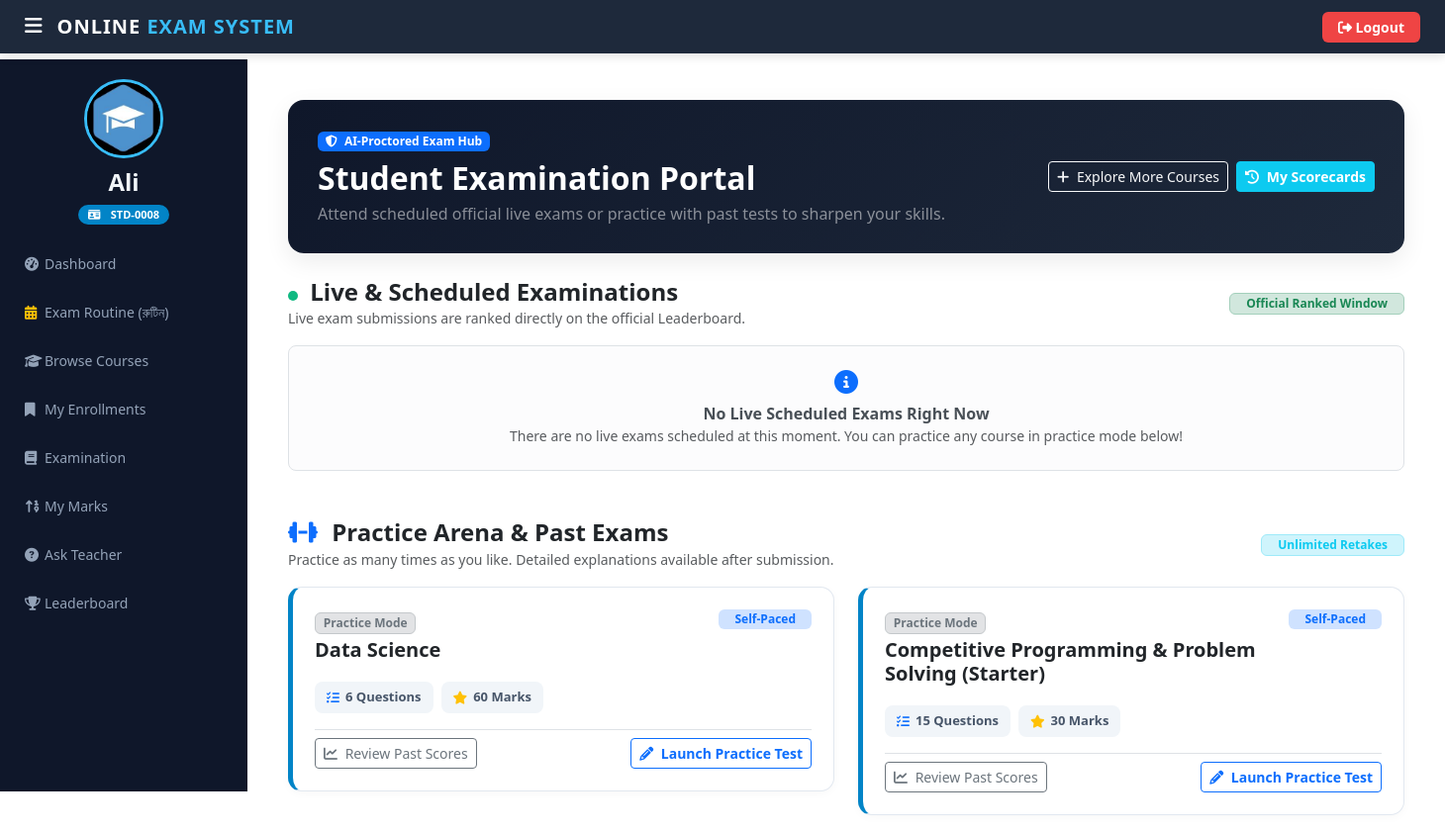
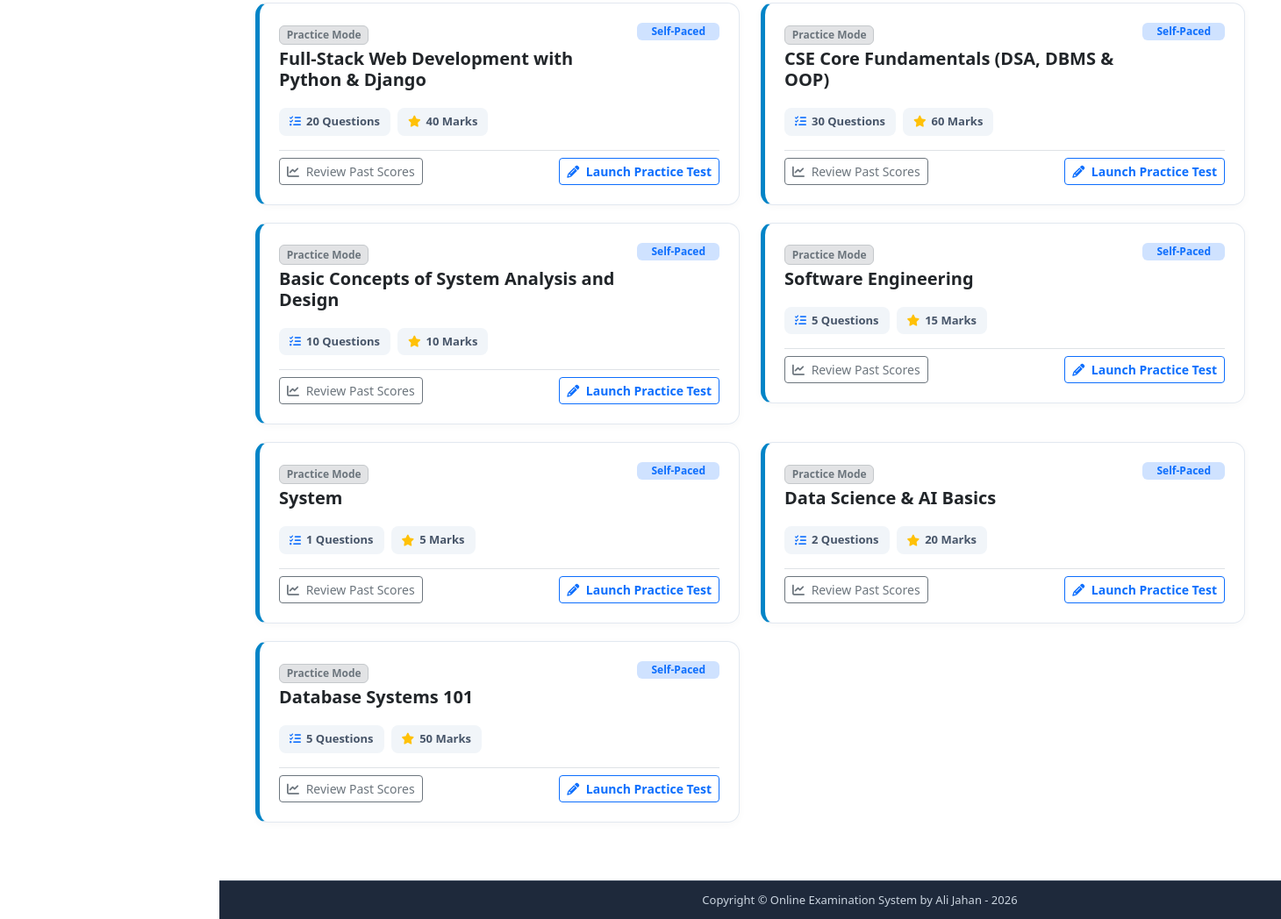
Before: /student/student-exam (signed in) with the older database file (2 pictures, top to bottom).
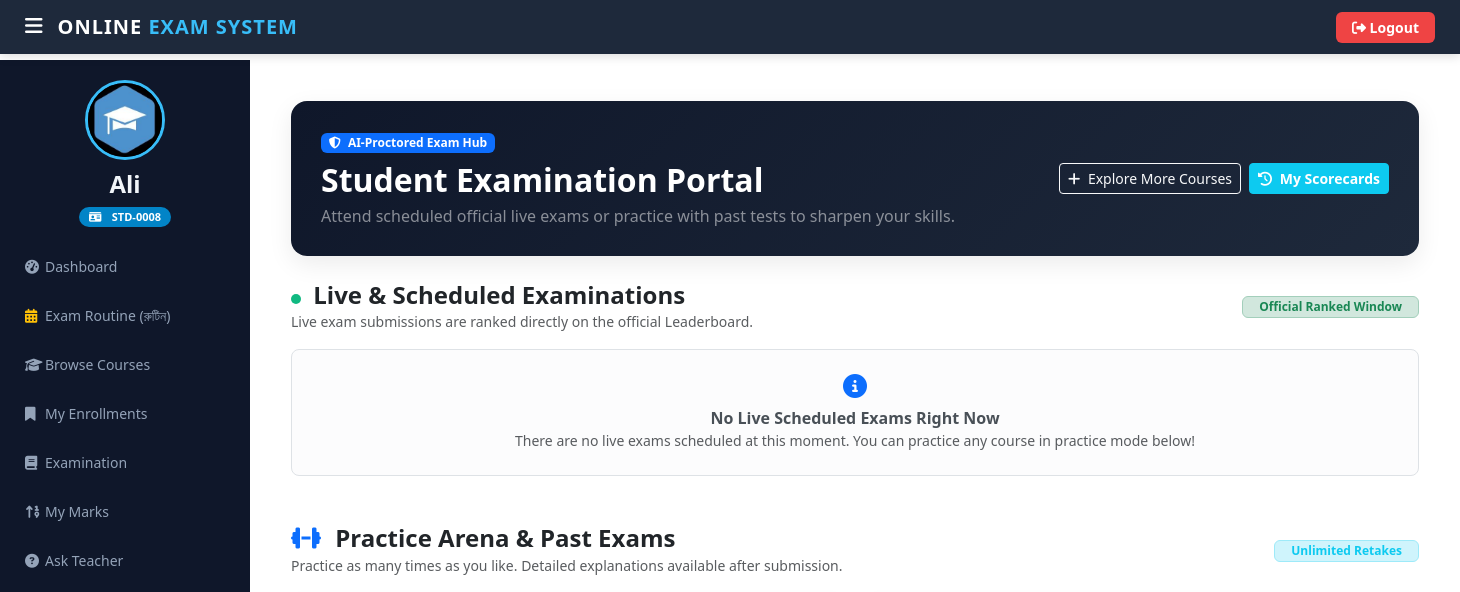
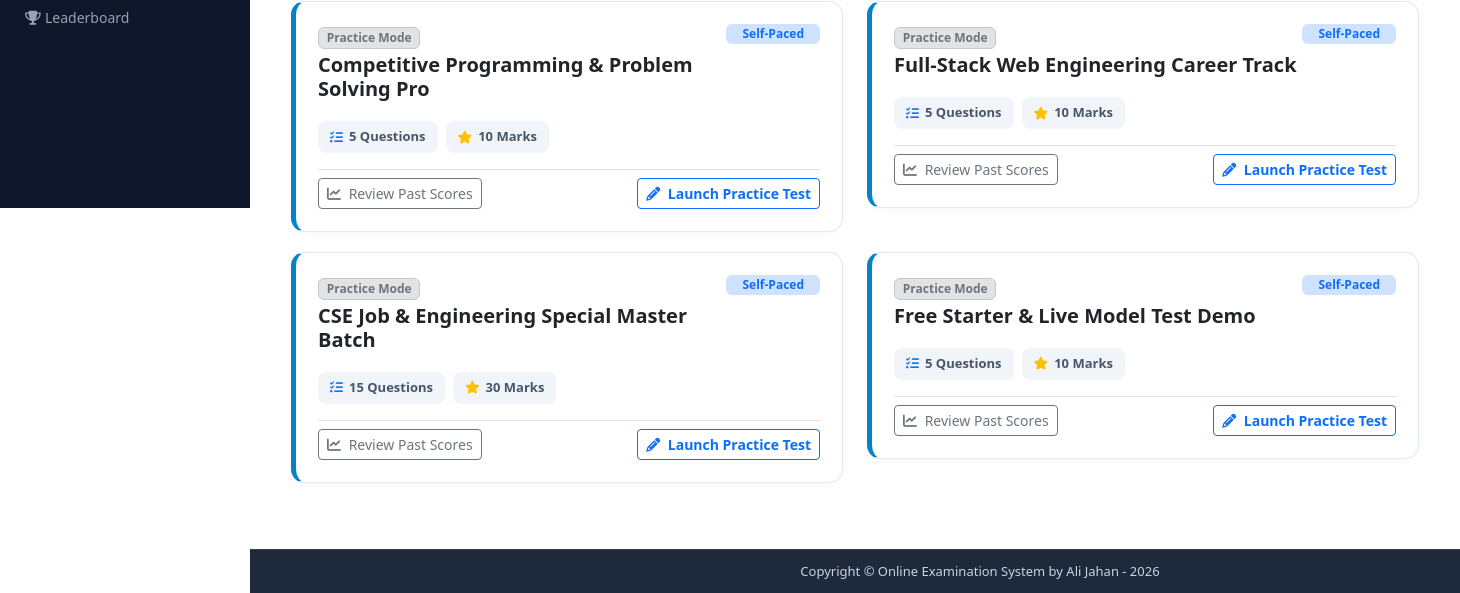
After: the same page with the newer database file (2 pictures, top to bottom).
### student/models.py (models this page shows, shortened)
class Student(models.Model):
    user=models.OneToOneField(User,on_delete=models.CASCADE)
    profile_pic= models.ImageField(upload_to='profile_pic/Student/',null=True,blank=True)
    address = models.CharField(max_length=40)
    mobile = models.CharField(max_length=20,null=False)
    @property
    def student_id(self):
        return f"STD-{self.id:04d}"

### exam/models.py (models this page shows, shortened)
class Course(models.Model):
    course_name = models.CharField(max_length=200)
    question_number = models.PositiveIntegerField(default=0)
    total_marks = models.PositiveIntegerField(default=0)
    start_time = models.DateTimeField(null=True, blank=True)
    end_time = models.DateTimeField(null=True, blank=True)
    result_publish_time = models.DateTimeField(null=True, blank=True)
    slug = models.SlugField(max_length=220, unique=True, blank=True, null=True)
    category = models.ForeignKey(CourseCategory, on_delete=models.SET_NULL, null=True, blank=True, related_name='courses')
    teacher = models.ForeignKey(Teacher, on_delete=models.SET_NULL, null=True, blank=True, related_name='courses')
    description = models.TextField(blank=True)
    thumbnail = models.ImageField(upload_to='course_thumbnails/', null=True, blank=True)
    price = models.DecimalField(max_digits=8, decimal_places=2, default=0.00)
    original_price = models.DecimalField(max_digits=8, decimal_places=2, default=0.00, blank=True)
    negative_marking = models.FloatField(default=0.25)
    routine_date = models.DateField(null=True, blank=True)
    routine_syllabus = models.TextField(blank=True, default='')
    batch_title = models.CharField(max_length=150, blank=True, default='')
    is_free = models.BooleanField(default=False)
    is_active = models.BooleanField(default=True)
    created_at = models.DateTimeField(auto_now_add=True, null=True, blank=True)
    updated_at = models.DateTimeField(auto_now=True, null=True, blank=True)
    class Meta:
        ordering = ['-created_at']

### student/views.py (the view)
# urls.py: path('student-exam', views.student_exam_view,name='student-exam'),
@login_required(login_url='studentlogin')
@user_passes_test(is_student)
def student_exam_view(request):
    from exam.models import Enrollment
    student = models.Student.objects.get(user_id=request.user.id)
    active_enrollments = Enrollment.objects.filter(
        student=student, status='active'
    ).select_related('course')
    enrolled_courses = [e.course for e in active_enrollments]
    free_courses = list(QMODEL.Course.objects.filter(is_free=True, is_active=True))
    all_accessible_courses = list(enrolled_courses)
    for fc in free_courses:
        if fc not in all_accessible_courses:
            all_accessible_courses.append(fc)
    now = timezone.now()
    live_course_list = []
    past_course_list = []
    for c in all_accessible_courses:
        if c.start_time and c.end_time:
            if now <= c.end_time:
                status = 'LIVE'
                if now < c.start_time:
                    status = 'SCHEDULED'
                live_course_list.append({'course': c, 'status': status})
            else:
                past_course_list.append({'course': c, 'status': 'PRACTICE'})
        else:
            past_course_list.append({'course': c, 'status': 'PRACTICE'})
    return render(request, 'student/student_exam.html', {
        'live_course_list': live_course_list,
        'past_course_list': past_course_list,
        'now': now,
        'has_enrollments': len(all_accessible_courses) > 0,
    })

### templates/student/student_exam.html (shortened to what this page needs)
{% extends 'student/studentbase.html' %}
{% block content %}
{% load static %}
<div class="container-fluid px-3 my-3">
  <div class="exam-portal-header d-flex justify-content-between align-items-center flex-wrap gap-3">
    <div>
      <span class="badge bg-primary text-white mb-2">
        <i class="fas fa-shield-alt me-1"></i> AI-Proctored Exam Hub
      </span>
      <h2 class="fw-bold mb-1">Student Examination Portal</h2>
      <p class="text-white-50 mb-0">Attend scheduled official live exams or practice with past tests to sharpen your skills.</p>
    </div>
    <div class="d-flex gap-2">
      <a href="/courses" class="btn btn-outline-light btn-sm">
        <i class="fas fa-plus me-1"></i> Explore More Courses
      </a>
      <a href="/student/student-marks" class="btn btn-info btn-sm text-white fw-semibold">
        <i class="fas fa-history me-1"></i> My Scorecards
      </a>
    </div>
  </div>
  {% if not has_enrollments %}
    <div class="card border-0 shadow-sm rounded-4 p-5 text-center my-4">
      <div class="mx-auto mb-3" style="width: 80px; height: 80px; background: #e0f2fe; border-radius: 50%; display: flex; align-items: center; justify-content: center;">
        <i class="fas fa-graduation-cap fs-1 text-primary"></i>
      </div>
      <h3 class="fw-bold text-dark">No Enrolled Courses Found</h3>
      <p class="text-muted mx-auto" style="max-width: 520px;">
        You have not enrolled in any course yet. Course enrollment is required to take live examinations, practice mock tests, and appear on the official leaderboard.
      </p>
      <div class="mt-3">
        <a href="/courses" class="btn btn-primary btn-lg px-4 shadow-sm fw-bold">
          <i class="fas fa-search me-2"></i> Browse & Enroll in Courses
        </a>
      </div>
    </div>
  {% else %}
    <div class="mb-5">
      <div class="d-flex justify-content-between align-items-center mb-3">
        <div>
          <h4 class="fw-bold mb-0 text-dark">
            <span class="pulse-dot"></span> Live & Scheduled Examinations
          </h4>
          <small class="text-muted">Live exam submissions are ranked directly on the official Leaderboard.</small>
        </div>
        <span class="badge bg-success-subtle text-success border border-success-subtle px-3 py-1">
          Official Ranked Window
        </span>
      </div>
      {% if live_course_list %}
        <div class="row">
          {% for item in live_course_list %}
          <div class="col-lg-6">
            <div class="exam-card {% if item.status == 'LIVE' %}is-live{% else %}is-scheduled{% endif %}">
              <div class="d-flex justify-content-between align-items-start mb-2">
                <div>
                  <span class="badge bg-primary-subtle text-primary border border-primary-subtle mb-1">
                    {% if item.course.category %}{{ item.course.category.name }}{% else %}CSE Examination{% endif %}
                  </span>
                  <h5 class="fw-bold text-dark mb-1">{{ item.course.course_name }}</h5>
                  {% if item.course.subject %}
                    <small class="text-muted d-block">
                      <i class="fas fa-layer-group me-1"></i>Subject: {{ item.course.subject.name }}
                    </small>
                  {% endif %}
                </div>
                <div>
                  {% if item.status == 'LIVE' %}
                    <span class="badge bg-success text-white px-3 py-2 fw-bold">
                      <span class="pulse-dot bg-white"></span> LIVE NOW
                    </span>
                  {% else %}
                    <span class="badge bg-warning text-dark px-3 py-2 fw-bold">
                      <i class="fas fa-clock me-1"></i> UPCOMING
                    </span>
                  {% endif %}
                </div>
              </div>
              <div class="p-3 bg-light rounded-3 mb-3 small">
                <div class="d-flex justify-content-between mb-1">
                  <span class="text-muted"><i class="fas fa-calendar-alt me-1"></i> Window Opens:</span>
                  <strong>{{ item.course.start_time|date:"d M Y, h:i A" }}</strong>
                </div>
                <div class="d-flex justify-content-between">
                  <span class="text-muted"><i class="fas fa-hourglass-end me-1"></i> Window Closes:</span>
                  <strong>{{ item.course.end_time|date:"d M Y, h:i A" }}</strong>
                </div>
              </div>
              <div class="d-flex flex-wrap gap-2 mb-3">
                <span class="exam-meta-pill">
                  <i class="fas fa-question-circle text-primary"></i> {{ item.course.question_number }} Questions
                </span>
                <span class="exam-meta-pill">
                  <i class="fas fa-award text-warning"></i> {{ item.course.total_marks }} Marks
                </span>
                {% if item.course.duration_minutes %}
                  <span class="exam-meta-pill">
                    <i class="fas fa-stopwatch text-info"></i> {{ item.course.duration_minutes }} Mins
                  </span>
                {% endif %}
              </div>
              <div class="d-flex justify-content-between align-items-center pt-2 border-top">
                <small class="text-muted">
                  <i class="fas fa-user-shield text-success me-1"></i> AI Proctoring Active
                </small>
                {% if item.status == 'LIVE' %}
                  <a href="{% url 'take-exam' item.course.id %}" class="btn btn-success fw-bold px-4">
                    <i class="fas fa-play-circle me-1"></i> Enter Live Exam
                  </a>
                {% else %}
                  <button class="btn btn-secondary fw-semibold" disabled>
                    <i class="fas fa-lock me-1"></i> Locked Until Start Time
                  </button>
                {% endif %}
              </div>
            </div>
          </div>
          {% endfor %}
        </div>
      {% else %}
        <div class="alert alert-light border rounded-3 p-4 text-center">
          <i class="fas fa-info-circle text-primary fs-4 mb-2 d-block"></i>
          <strong>No Live Scheduled Exams Right Now</strong>
          <p class="text-muted small mb-0">There are no live exams scheduled at this moment. You can practice any course in practice mode below!</p>
        </div>
      {% endif %}
    </div>
    <div>
      <div class="d-flex justify-content-between align-items-center mb-3">
        <div>
          <h4 class="fw-bold mb-0 text-dark">
            <i class="fas fa-dumbbell text-primary me-2"></i> Practice Arena & Past Exams
          </h4>
          <small class="text-muted">Practice as many times as you like. Detailed explanations available after submission.</small>
        </div>
        <span class="badge bg-info-subtle text-info border border-info-subtle px-3 py-1">
          Unlimited Retakes
        </span>
      </div>
      {% if past_course_list %}
        <div class="row">
          {% for item in past_course_list %}
          <div class="col-lg-6">
            <div class="exam-card is-practice">
              <div class="d-flex justify-content-between align-items-start mb-2">
                <div>
                  <span class="badge bg-secondary-subtle text-secondary border border-secondary-subtle mb-1">
                    Practice Mode
                  </span>
                  <h5 class="fw-bold text-dark mb-1">{{ item.course.course_name }}</h5>
                </div>
                <span class="badge bg-primary-subtle text-primary px-3 py-1 fw-semibold">
                  Self-Paced
                </span>
              </div>
              <div class="d-flex flex-wrap gap-2 my-3">
                <span class="exam-meta-pill">
                  <i class="fas fa-tasks text-primary"></i> {{ item.course.question_number }} Questions
                </span>
                <span class="exam-meta-pill">
                  <i class="fas fa-star text-warning"></i> {{ item.course.total_marks }} Marks
                </span>
              </div>
              <div class="d-flex justify-content-between align-items-center pt-2 border-top">
                <a href="{% url 'check-marks' item.course.id %}" class="btn btn-outline-secondary btn-sm">
                  <i class="fas fa-chart-line me-1"></i> Review Past Scores
                </a>
                <a href="{% url 'take-exam' item.course.id %}" class="btn btn-outline-primary btn-sm fw-semibold">
                  <i class="fas fa-pencil-alt me-1"></i> Launch Practice Test
                </a>
              </div>
            </div>
          </div>
          {% endfor %}
        </div>
      {% else %}
        <div class="alert alert-light border rounded-3 p-4 text-center">
          <p class="text-muted mb-0">No past practice exams available in your enrolled list yet.</p>
        </div>
      {% endif %}
    </div>
  {% endif %}
</div>
{% endblock content %}

### templates/student/studentbase.html (shortened to what this page needs)
<!DOCTYPE html>
{% load static %}
<html lang="en" dir="ltr">
<head>
  <link rel="stylesheet" href="https://cdn.jsdelivr.net/npm/bootstrap@5.3.2/dist/css/bootstrap.min.css">
  <link rel="stylesheet" href="https://cdnjs.cloudflare.com/ajax/libs/font-awesome/6.4.0/css/all.min.css">
</head>
<body>
  <header>
    <div style="display: flex; align-items: center;">
      <label for="check">
        <i class="fas fa-bars" id="sidebar_btn"></i>
      </label>
      <div class="left_area">
        <h3>Online <span>Exam System</span></h3>
      </div>
    </div>
    <div class="right_area">
      <a href="/logout" class="logout_btn"><i class="fas fa-sign-out-alt"></i> Logout</a>
    </div>
  </header>
  <div class="sidebar">
    <center>
      {% if request.user.student.profile_pic %}
        <img src="/static/{{ request.user.student.profile_pic }}" class="profile_image" alt="Student Profile">
      {% else %}
        <img src="{% static "image/ali_icon.jpg" %}" class="profile_image" alt="Student Profile">
      {% endif %}
      <h4>{{ request.user.first_name }}</h4>
      {% if request.user.student %}
        <span class="student-id-badge"><i class="fas fa-id-card"></i> {{ request.user.student.student_id }}</span>
      {% endif %}
    </center>
    <a href="/student/student-dashboard"><i class="fas fa-tachometer-alt"></i><span>Dashboard</span></a>
    <a href="/routine"><i class="fas fa-calendar-alt text-warning"></i><span>Exam Routine (রুটিন)</span></a>
    <a href="/courses"><i class="fas fa-graduation-cap"></i><span>Browse Courses</span></a>
    <a href="/my-enrollments"><i class="fas fa-bookmark"></i><span>My Enrollments</span></a>
    <a href="/student/student-exam"><i class="fas fa-book"></i><span>Examination</span></a>
    <a href="/student/student-marks"><i class="fas fa-sort-numeric-up"></i><span>My Marks</span></a>
    <a href="/student/ask-doubt"><i class="fas fa-question-circle"></i><span>Ask Teacher</span></a>
    <a href="/student/leaderboard"><i class="fas fa-trophy"></i><span>Leaderboard</span></a>
  </div>
  <div class="main-body-container">
    <div class="content">
      {% block content %}
      {% endblock content %}
    </div>
    {% include "exam/footer.html" %}
  </div>
</body>
</html>

### templates/exam/footer.html (shortened to what this page needs)
<footer class="custom-site-footer">
  <p>Copyright &copy; Online Examination System by Ali Jahan - 2026</p>
</footer>

Changed rows visible on the page:
removed Course: course.course_name "Data Science", course.question_number "6", course.total_marks "60"
removed Course: course.course_name "Basic Concepts of System Analysis and Design", course.question_number "10", course.total_marks "10"
removed Course: course.course_name "Software Engineering", course.question_number "5", course.total_marks "15"
removed Course: course.course_name "System", course.question_number "1", course.total_marks "5"
removed Course: course.course_name "Data Science & AI Basics", course.question_number "2", course.total_marks "20"
removed Course: course.course_name "Database Systems 101", course.question_number "5", course.total_marks "50"
changed Course: course.course_name "Competitive Programming & Problem Solving (Starter)" → "Competitive Programming & Problem Solving Pro"; course.question_number "15" → "5"; course.total_marks "30" → "10"
changed Course: course.course_name "Full-Stack Web Development with Python & Django" → "Full-Stack Web Engineering Career Track"; course.question_number "20" → "5"; course.total_marks "40" → "10"
changed Course: course.course_name "CSE Core Fundamentals (DSA, DBMS & OOP)" → "CSE Job & Engineering Special Master Batch"; course.question_number "30" → "15"; course.total_marks "60" → "30"
added Course: course.course_name "Free Starter & Live Model Test Demo", course.question_number "5", course.total_marks "10"
